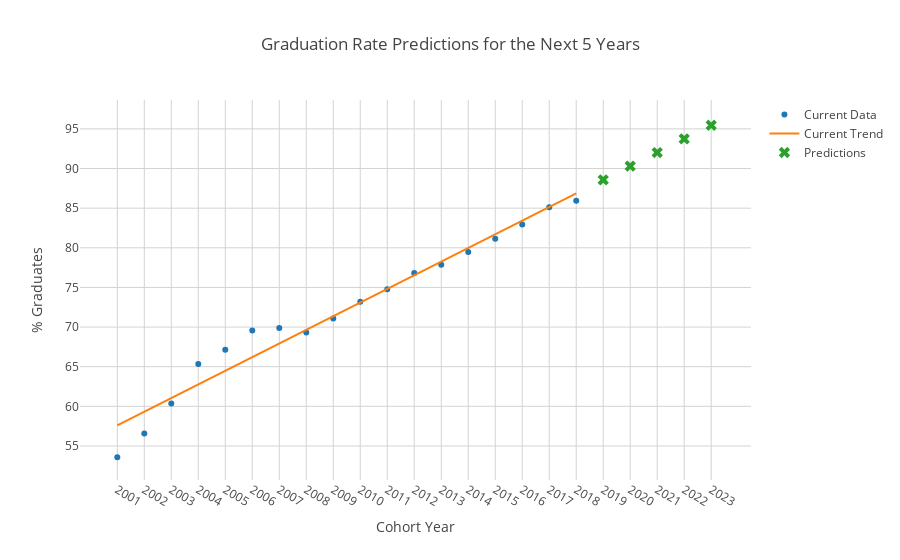

Notebook source saved alongside this figure:
### Code cell
fig = go.Figure()

fig.add_trace(go.Scatter(x=cohort_total_students_per_year['Cohort Year'], y=cohort_total_students_per_year['Average Grad %'], mode='markers', name='Current Data'))
fig.add_trace(go.Scatter(x=cohort_total_students_per_year['Cohort Year'], y=current_trend, mode='lines', name='Current Trend'))
fig.add_trace(go.Scatter(x=future_years, y=future_preds, mode='markers', marker=dict(symbol="x", size=10), name='Predictions'))
fig.update_layout(
    title="Graduation Rate Predictions for the Next 5 Years",
    xaxis_title="Cohort Year",
    yaxis_title="% Graduates",
    xaxis=dict(
        tickvals=np.append(six_year_graduates['Cohort Year'].values,future_years), 
        ticktext=np.append(six_year_graduates['Cohort Year'].values,future_years)
    )
)

### Figure 1 — Plotly figure (JSON) as saved in the notebook; plotly's stock layout.template omitted (floating-point values rounded to 4 significant figures)
{"data": [{"mode": "markers", "name": "Current Data", "type": "scatter", "x": [2001, 2002, 2003, 2004, 2005, 2006, 2007, 2008, 2009, 2010, 2011, 2012, 2013, 2014, 2015, 2016, 2017, 2018], "y": [53.58, 56.57, 60.34, 65.33, 67.13, 69.55, 69.87, 69.3, 71.08, 73.2, 74.76, 76.82, 77.85, 79.46, 81.13, 82.94, 85.1, 85.95]}, {"mode": "lines", "name": "Current Trend", "type": "scatter", "x": [2001, 2002, 2003, 2004, 2005, 2006, 2007, 2008, 2009, 2010, 2011, 2012, 2013, 2014, 2015, 2016, 2017, 2018], "y": [57.59, 59.31, 61.03, 62.75, 64.47, 66.19, 67.92, 69.64, 71.36, 73.08, 74.8, 76.52, 78.24, 79.97, 81.69, 83.41, 85.13, 86.85]}, {"marker": {"size": 10, "symbol": "x"}, "mode": "markers", "name": "Predictions", "type": "scatter", "x": [2019, 2020, 2021, 2022, 2023], "y": [88.57, 90.3, 92.02, 93.74, 95.46]}], "layout": {"title": {"text": "Graduation Rate Predictions for the Next 5 Years"}, "xaxis": {"ticktext": [2001, 2002, 2003, 2004, 2005, 2006, 2007, 2008, 2009, 2010, 2011, 2012, 2013, 2014, 2015, 2016, 2017, 2018, 2019, 2020, 2021, 2022, 2023], "tickvals": [2001, 2002, 2003, 2004, 2005, 2006, 2007, 2008, 2009, 2010, 2011, 2012, 2013, 2014, 2015, 2016, 2017, 2018, 2019, 2020, 2021, 2022, 2023], "title": {"text": "Cohort Year"}}, "yaxis": {"title": {"text": "% Graduates"}}}}
